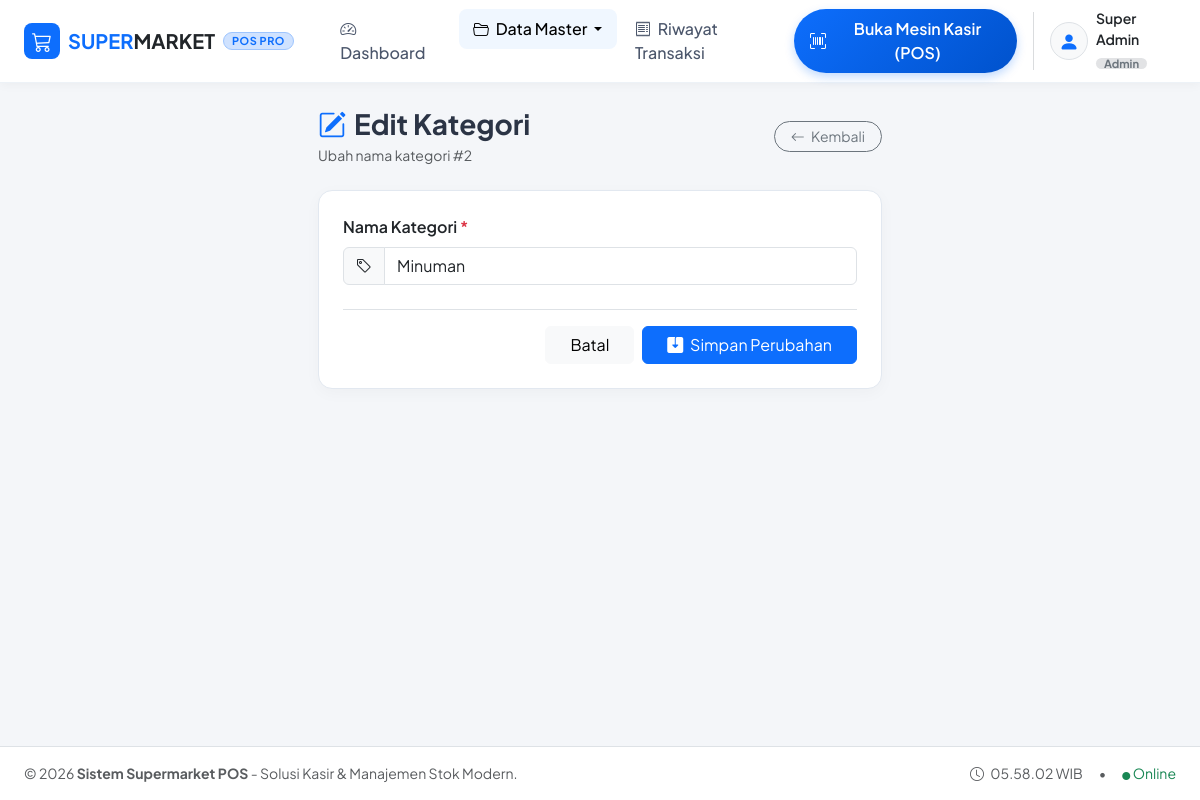
Screenshot of /kategori/edit.php?id=2 with the database file from the repository.
### tables this page shows
CREATE TABLE `pengguna` (
  `id` int NOT NULL,
  `nama_pengguna` varchar(100) NOT NULL,
  `jabatan` enum('Admin','Kasir','Manager') NOT NULL DEFAULT 'Kasir',
  `username` varchar(50) NOT NULL,
  `password` varchar(255) NOT NULL
);

CREATE TABLE `kategori` (
  `id` int NOT NULL,
  `nama_kategori` varchar(100) NOT NULL
);

### includes/functions.php (called while the page is built, shortened)
<?php
function current_user() {
    $pdo = getDbConnection();
    $stmt = $pdo->query("SELECT * FROM pengguna ORDER BY id ASC LIMIT 1");
    $user = $stmt->fetch();
    if ($user) {
        return $user;
    }
    return [
        'id' => 1,
        'nama_pengguna' => 'Admin Kasir',
        'jabatan' => 'Kasir',
        'username' => 'kasir'
    ];
}

### kategori/edit.php (the view, shortened to what this page needs)
<?php
require_once __DIR__ . '/../includes/header.php';
$pdo = getDbConnection();
$id = (int)($_GET['id'] ?? 0);
$stmt = $pdo->prepare("SELECT * FROM kategori WHERE id = ?");
$stmt->execute([$id]);
$kategori = $stmt->fetch();
?>
<div class="row justify-content-center">
    <div class="col-lg-6 col-md-8">
        <div class="d-flex align-items-center justify-content-between mb-4">
            <div>
                <h3 class="fw-bold mb-1"><i class="bi bi-pencil-square text-primary me-2"></i>Edit Kategori</h3>
                <p class="text-muted small mb-0">Ubah nama kategori #<?= $kategori['id'] ?></p>
            </div>
            <a href="index.php" class="btn btn-outline-secondary btn-sm rounded-pill px-3">
                <i class="bi bi-arrow-left me-1"></i> Kembali
            </a>
        </div>
        <div class="card card-custom">
            <div class="card-body p-4">
                <form method="POST" action="">
                    <div class="mb-4">
                        <label for="nama_kategori" class="form-label fw-semibold">Nama Kategori <span class="text-danger">*</span></label>
                        <div class="input-group">
                            <span class="input-group-text bg-light"><i class="bi bi-tag"></i></span>
                            <input type="text" class="form-control" id="nama_kategori" name="nama_kategori"
                                   value="<?= htmlspecialchars($_POST['nama_kategori'] ?? $kategori['nama_kategori']) ?>" required autofocus>
                        </div>
                    </div>
                    <div class="d-flex justify-content-end gap-2 pt-3 border-top">
                        <a href="index.php" class="btn btn-light px-4">Batal</a>
                        <button type="submit" class="btn btn-primary px-4">
                            <i class="bi bi-save2-fill me-1"></i> Simpan Perubahan
                        </button>
                    </div>
                </form>
            </div>
        </div>
    </div>
</div>
<?php require_once __DIR__ . '/../includes/footer.php'; ?>

### includes/header.php (shortened to what this page needs)
<?php
require_once __DIR__ . '/functions.php';
$activeUser = current_user();
$scriptName = $_SERVER['SCRIPT_NAME'] ?? '';
$depth = substr_count(trim($scriptName, '/'), '/');
$baseUrl = ($depth > 1) ? '../' : '';
?>
<!DOCTYPE html>
<html lang="id">
<head>
    <link href="https://cdn.jsdelivr.net/npm/bootstrap@5.3.3/dist/css/bootstrap.min.css" rel="stylesheet">
    <link rel="stylesheet" href="https://cdn.jsdelivr.net/npm/bootstrap-icons@1.11.3/font/bootstrap-icons.min.css">
    <link rel="stylesheet" href="https://cdn.jsdelivr.net/npm/sweetalert2@11/dist/sweetalert2.min.css">
</head>
<body>
<nav class="navbar navbar-expand-lg main-navbar sticky-top">
    <div class="container-fluid px-lg-4">
        <a class="navbar-brand d-flex align-items-center gap-2 fw-bold text-primary" href="<?= $baseUrl ?>index.php">
            <span class="d-inline-flex align-items-center justify-content-center bg-primary text-white rounded-3 p-2" style="width: 36px; height: 36px;">
                <i class="bi bi-cart3 fs-5"></i>
            </span>
            <span class="fs-5 tracking-tight">SUPER<span class="text-dark">MARKET</span></span>
            <span class="badge bg-primary-subtle text-primary border border-primary-subtle navbar-brand-badge rounded-pill">POS PRO</span>
        </a>
        <div class="collapse navbar-collapse" id="navbarContent">
            <ul class="navbar-nav me-auto mb-2 mb-lg-0 ms-lg-3 gap-1">
                <li class="nav-item">
                    <a class="nav-link <?= (basename($_SERVER['PHP_SELF']) == 'index.php' && $depth <= 1) ? 'active' : '' ?>" href="<?= $baseUrl ?>index.php">
                        <i class="bi bi-speedometer2 me-1"></i> Dashboard
                    </a>
                </li>
                <li class="nav-item dropdown">
                    <a class="nav-link dropdown-toggle <?= (strpos($_SERVER['PHP_SELF'], 'produk') !== false || strpos($_SERVER['PHP_SELF'], 'kategori') !== false) ? 'active' : '' ?>" href="#" role="button" data-bs-toggle="dropdown" aria-expanded="false">
                        <i class="bi bi-folder2-open me-1"></i> Data Master
                    </a>
                </li>
                <li class="nav-item">
                    <a class="nav-link <?= (basename($_SERVER['PHP_SELF']) == 'riwayat.php') ? 'active' : '' ?>" href="<?= $baseUrl ?>riwayat.php">
                        <i class="bi bi-receipt me-1"></i> Riwayat Transaksi
                    </a>
                </li>
            </ul>
            <div class="d-flex align-items-center gap-3">
                <a href="<?= $baseUrl ?>kasir.php" class="btn btn-pos-launch rounded-pill px-3 py-2 d-flex align-items-center gap-2">
                    <i class="bi bi-upc-scan fs-6"></i>
                    <span>Buka Mesin Kasir (POS)</span>
                </a>
                <div class="d-flex align-items-center gap-2">
                    <div class="bg-light rounded-circle p-2 text-primary border d-flex align-items-center justify-content-center" style="width: 38px; height: 38px;">
                        <i class="bi bi-person-fill fs-5"></i>
                    </div>
                    <div class="d-none d-sm-block text-start leading-tight">
                        <div class="fw-semibold small text-dark"><?= htmlspecialchars($activeUser['nama_pengguna'] ?? 'Kasir') ?></div>
                        <span class="badge bg-secondary-subtle text-secondary py-0 px-2 rounded-pill" style="font-size: 0.7rem;">
                            <?= htmlspecialchars($activeUser['jabatan'] ?? 'Kasir') ?>
                        </span>
                    </div>
                </div>
            </div>
        </div>
    </div>
</nav>
<main class="flex-grow-1 py-4">
    <div class="container-fluid px-lg-4">

### includes/header.php (style rules this page uses)
:root { --pos-primary: #0d6efd; --pos-primary-dark: #0a58ca; --pos-success: #198754; --pos-bg: #f4f6f9; --pos-card-border: #e2e8f0; }
body { font-family: 'Plus Jakarta Sans', -apple-system, BlinkMacSystemFont, "Segoe UI", Roboto, sans-serif; background-color: var(--pos-bg); color: #2b3445; min-height: 100vh; display: flex; flex-direction: column; }
.navbar-brand-badge { font-size: 0.68rem; padding: 3px 8px; letter-spacing: 0.5px; font-weight: 700; }
.main-navbar { background: #ffffff; box-shadow: 0 2px 10px rgba(0,0,0,0.04); border-bottom: 1px solid #edf2f7; }
.nav-link { font-weight: 500; color: #4b566b; padding: 0.5rem 0.9rem !important; border-radius: 8px; transition: all 0.2s ease; }
.nav-link:hover, .nav-link.active { color: var(--pos-primary); background-color: #f0f7ff; }
.btn-pos-launch { background: linear-gradient(135deg, #0d6efd 0%, #0052cc 100%); border: none; color: white !important; font-weight: 600; box-shadow: 0 4px 10px rgba(13, 110, 253, 0.25); transition: transform 0.15s ease, box-shadow 0.15s ease; }
.card-custom { border: 1px solid var(--pos-card-border); border-radius: 14px; box-shadow: 0 4px 16px rgba(0, 0, 0, 0.03); background: #ffffff; transition: all 0.2s ease; }

### rows the page displays
pengguna: nama_pengguna "Super Admin", jabatan "Admin"
kategori: id "2", nama_kategori "Minuman"
